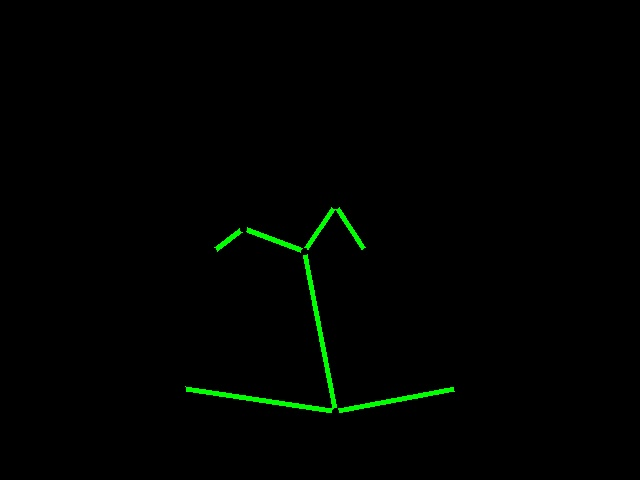
#> input picture Task 1 (Human Pose)/frame2.jpg, 640 x 480 px
$ jupyter execute --allow-errors 'Meraaki Task 1 (Pose).ipynb'   (older library calls are emulated)
#> lines starting #> are read from the running program, lines starting #| are printed output that depends on the picture
[cell 1]
import cv2 as cv
import numpy as np
import os
from skimage.metrics import structural_similarity as ssim
import matplotlib.pyplot as plt

# TEACHER SIDE

[cell 2]
def save_frame(frame, cnt):
    mask = cv.inRange(frame, (0, 255, 0), (0, 255,0))
    ## slice the green
    imask = mask>0
    green = np.zeros_like(frame, np.uint8)
    green[imask] = frame[imask]
    cv.imwrite(folder_path+'frame{:d}.jpg'.format(cnt), green)

[cell 3]
folder_name = "frames\\"
current_path = os.getcwd()
folder_path = os.path.join(current_path, folder_name)

[cell 4]
BODY_PARTS = { "Nose": 0, "Neck": 1, "RShoulder": 2, "RElbow": 3, "RWrist": 4,
               "LShoulder": 5, "LElbow": 6, "LWrist": 7, "RHip": 8, "RKnee": 9,
               "RAnkle": 10, "LHip": 11, "LKnee": 12, "LAnkle": 13, "REye": 14,
               "LEye": 15, "REar": 16, "LEar": 17, "Background": 18 }

POSE_PAIRS = [ ["Neck", "RShoulder"], ["Neck", "LShoulder"], ["RShoulder", "RElbow"],
               ["RElbow", "RWrist"], ["LShoulder", "LElbow"], ["LElbow", "LWrist"],
               ["Neck", "RHip"], ["RHip", "RKnee"], ["RKnee", "RAnkle"], ["Neck", "LHip"],
               ["LHip", "LKnee"], ["LKnee", "LAnkle"], ["Neck", "Nose"], ["Nose", "REye"],
               ["REye", "REar"], ["Nose", "LEye"], ["LEye", "LEar"] ]

#> (a cell that did not finish here is left out)

[cell 6]
cap = cv.VideoCapture(0)
cnt = 0
count = 0
seq = []
fourcc = cv.VideoWriter_fourcc(*'XVID')
outt = cv.VideoWriter('frames\output.avi',fourcc, 20.0, (640,480))

while (not (cv.waitKey(1) & 0xFF == ord('q'))):
#> (key q is pressed here)
    hasFrame, frame = cap.read()
    if not hasFrame:
        cv.waitKey()
        break

    inWidth = 168

    inHeight = 168

    frameWidth = frame.shape[1]
    frameHeight = frame.shape[0]

    net.setInput(cv.dnn.blobFromImage(frame, 1.0, (inWidth, inHeight), (127.5, 127.5, 127.5), swapRB=True, crop=False))
    out = net.forward()
    out = out[:, :19, :, :]  # MobileNet output [1, 57, -1, -1], we only need the first 19 elements

    assert(len(BODY_PARTS) == out.shape[1])

    points = []
    for i in range(len(BODY_PARTS)):
        # Slice heatmap of corresponging body's part.
        heatMap = out[0, i, :, :]

        # Originally, we try to find all the local maximums. To simplify a sample
        # we just find a global one. However only a single pose at the same time
        # could be detected this way.
        _, conf, _, point = cv.minMaxLoc(heatMap)
        x = (frameWidth * point[0]) / out.shape[3]
        y = (frameHeight * point[1]) / out.shape[2]
        # Add a point if it's confidence is higher than threshold.
        points.append((int(x), int(y)) if conf > 0.2 else None)

    for pair in POSE_PAIRS:
        partFrom = pair[0]
        partTo = pair[1]
        assert(partFrom in BODY_PARTS)
        assert(partTo in BODY_PARTS)

        idFrom = BODY_PARTS[partFrom]
        idTo = BODY_PARTS[partTo]

        if points[idFrom] and points[idTo]:
            cv.line(frame, points[idFrom], points[idTo], (0, 255, 0), 3)
            cv.ellipse(frame, points[idFrom], (3, 3), 0, 0, 360, (0, 0, 255), cv.FILLED)
            cv.ellipse(frame, points[idTo], (3, 3), 0, 0, 360, (0, 0, 255), cv.FILLED)

    t, _ = net.getPerfProfile()
    freq = cv.getTickFrequency() / 1000
    fps = cap.get(cv.CAP_PROP_FPS)

    cv.putText(frame, '%.2fms' % (t / freq), (10, 20), cv.FONT_HERSHEY_SIMPLEX, 0.5, (0, 0, 0))
    cv.imshow('Dance Tutorial', frame)
    count+=1
    if(count == fps*2):
        count=0
        cnt+=1
        save_frame(frame, cnt)
        seq.append(frame)
        outt.write(frame)
        print("CAPTURED!")

cap.release()
cv.destroyAllWindows()
outt.release()

# STUDENT SIDE (BONUS)

[cell 7]
def mse(imageA, imageB):
    # the 'Mean Squared Error' between the two images is the
    # sum of the squared difference between the two images;
    # NOTE: the two images must have the same dimension
    err = np.sum((imageA.astype("float") - imageB.astype("float")) ** 2)
    err /= float(imageA.shape[0] * imageA.shape[1])

    # return the MSE, the lower the error, the more "similar"
    # the two images are
    return err

[cell 8]
def compare_images(imageA, imageB, title):
    # compute the mean squared error and structural similarity
    # index for the images
    m = mse(imageA, imageB)
    s = ssim(imageA, imageB, multichannel=True)
    # setup the figure
    fig = plt.figure()
    plt.title(title, fontsize = 8)
    plt.suptitle("MSE: %.2f, SSIM: %.2f" % (m, s))
    # show first image
    ax = fig.add_subplot(1, 2, 1)
    plt.imshow(imageA)
    plt.axis("off")
    # show the second image
    ax = fig.add_subplot(1, 2, 2)
    plt.imshow(imageB)
    plt.axis("off")
    # show the images
    plt.show()

[cell 9]
# load the images -- the original, the original + contrast,
# and the original + photoshop
original = cv.imread("frame2.jpg")
#> original is the input picture: shape (480, 640, 3); mean B, G, R 0.3, 2.5, 0.3
contrast = cv.imread("frame1.jpg")
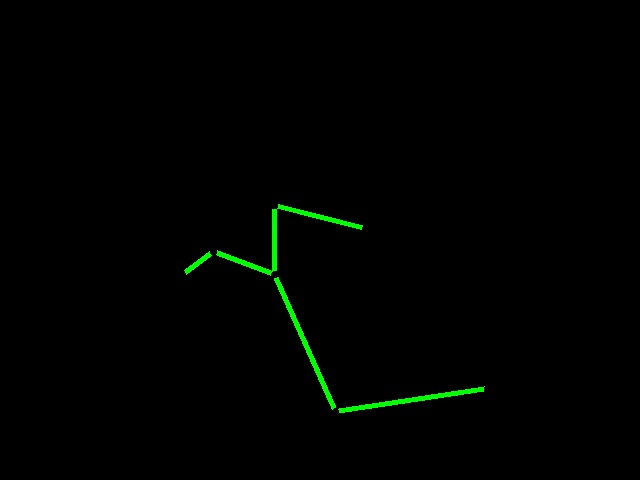
#> input picture Task 1 (Human Pose)/frame1.jpg, 640 x 480 px
#> contrast is the input picture: shape (480, 640, 3); mean B, G, R 0.3, 2.2, 0.2
# convert the images to grayscale
#original = cv.cvtColor(original, cv.COLOR_BGR2GRAY)
#contrast = cv.cvtColor(contrast, cv.COLOR_BGR2GRAY)

[cell 10]
compare_images(original, contrast, "Teacher vs. Student")
#> in mse, `err = np.sum((imageA.astype("float") - imageB.astype("float")) ** 2)`: err = 276692158
#> in mse, `err /= float(imageA.shape[0] * imageA.shape[1])`: err = 900.7
#> in compare_images, `s = ssim(imageA, imageB, multichannel=True)`: s = 0.956
#> in compare_images, `plt.show()`:
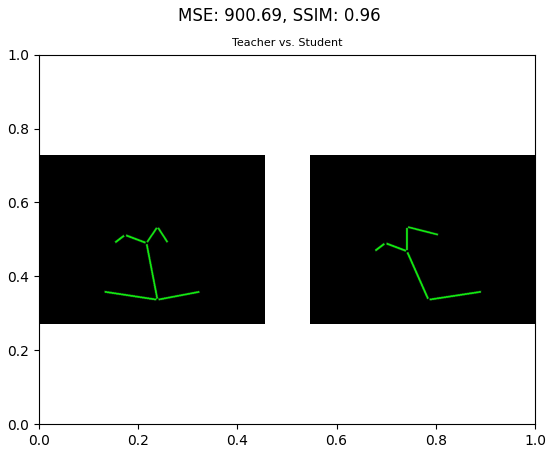
#> figure drawn by matplotlib, 2 panels; B, G, R data is drawn as R, G, B
